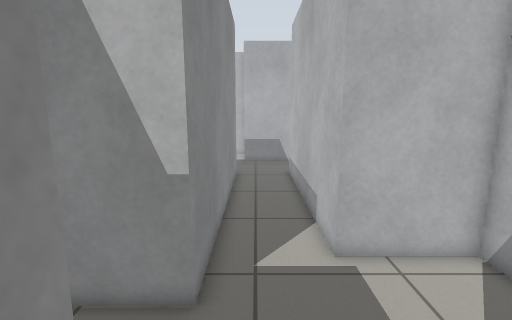
view 1 (above)

16 first-person views from a walk through a Gazebo world. The camera is 1.1 m above the floor, tilts 10° down and sees 85° across. The floor is counted in squares, 0.25 m on a side. Each view is taken from the middle of a square. On the plan, view 1 faces up. The plan holds only what a view shows up to about 20 squares ahead; the rest is blank.

view 2
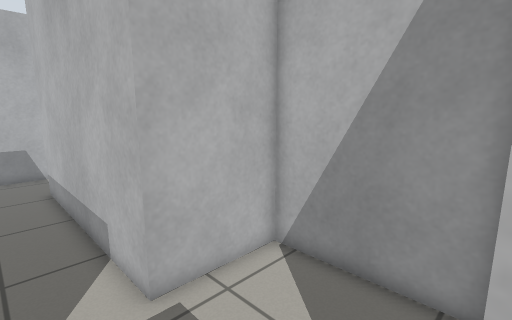

view 3
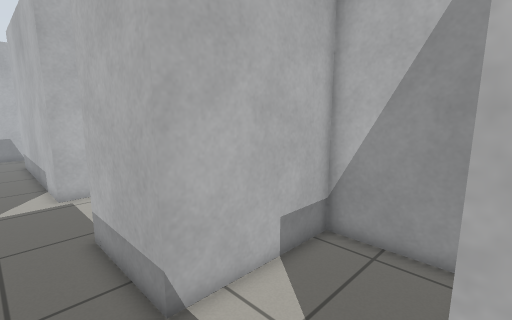

view 4
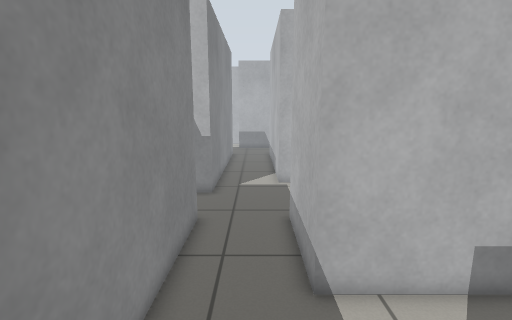

view 5
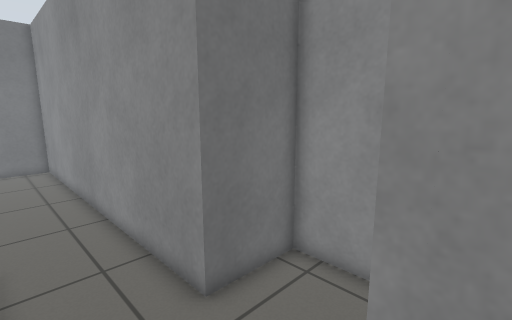

view 6
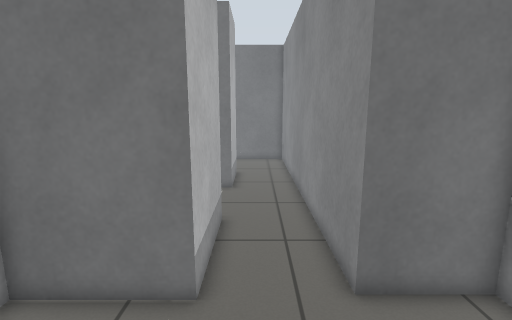

view 7
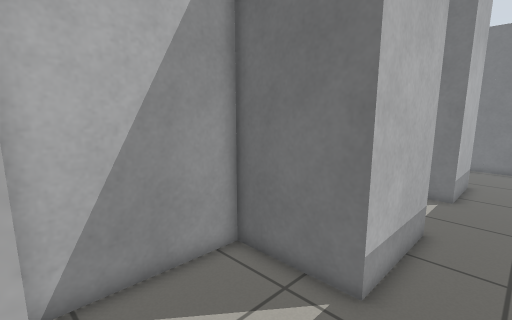

view 8
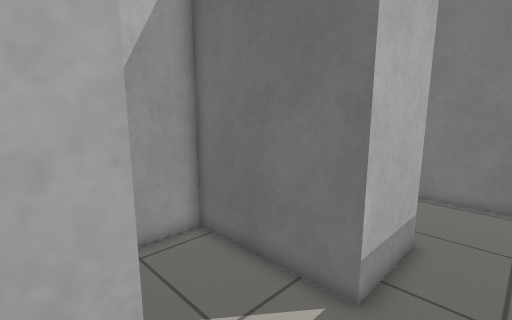

view 9
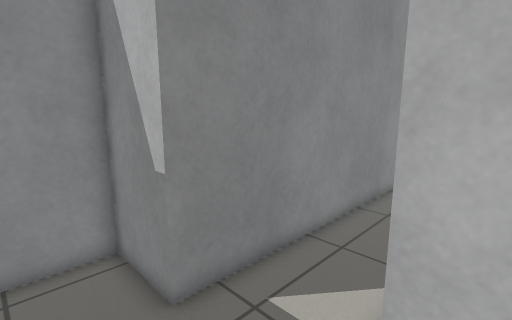

view 10
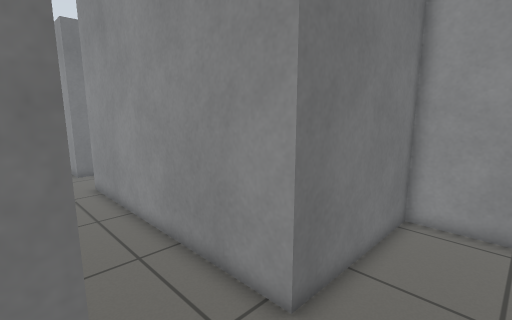

view 11
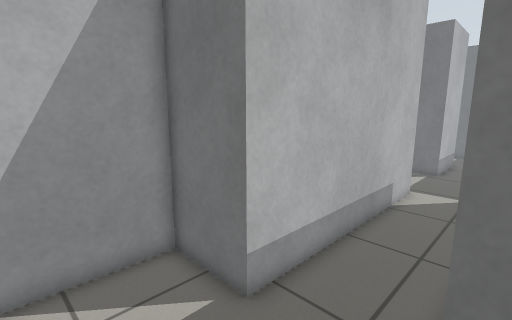

view 12
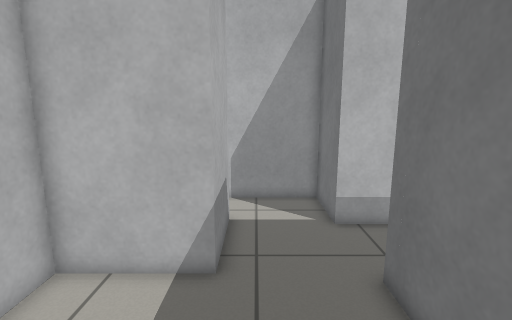

view 13
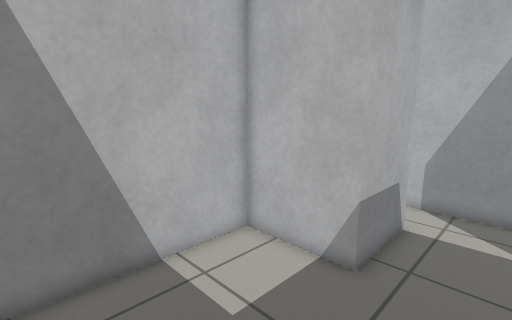

view 14
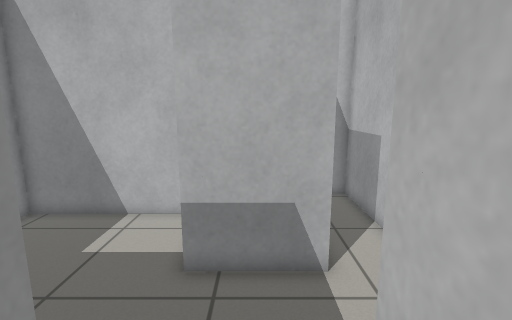

view 15
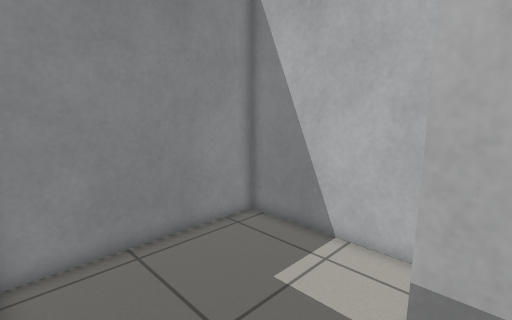

view 16
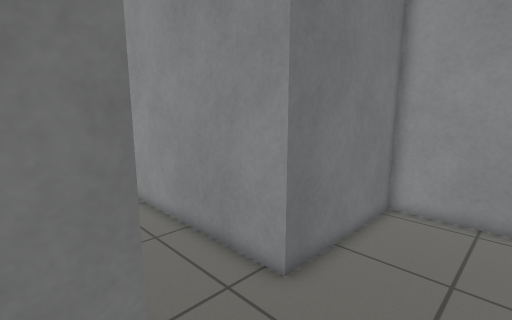

### Floor plan
Points are (right, up) in squares from view 1. A wall is a line through its corners. A room is listed if a view was taken in it or the views show most of it. See-through windows are left out.
Room 1 (views 1, 2, 5, 6, 7, 8, 9, 14, 15)
walls: (2.4, -2.9) (2.4, 2.1) (6.8, 2.1) (6.8, 7.9) (2.4, 7.9) (2.4, 19.9); (-1.4, 19.7) (-1.4, 5.7) (-4.8, 5.7) (-4.8, 1.9) (-1.4, 1.9) (-1.4, -3.6); (1.4, 24.1) (-1, 24.1)
ways out: opening at (0.5, -4) to room 2; opening at (2.5, 22) to room 3; opening at (-1, 22) to room 4
Room 2 (views 3, 4)
walls: (-1.4, -3.6) (-1.4, -11.5); (2.4, -11.7) (2.4, -7.7) (8.8, -7.7) (8.8, -2.9) (2.4, -2.9)
ways out: opening at (0.5, -4) to room 1; opening at (0.5, -11)
Room 3 (views 10, 16)
walls: (3.1, 24.1) (1.4, 24.1); (5.8, 26.9) (5.8, 31.5) (5, 31.5); (2.4, 19.9) (5.8, 19.9) (5.8, 25)
ways out: opening at (2.5, 22) to room 1
Room 4 (views 11, 12, 13)
walls: (-1, 24.1) (-1, 28.5) (-8.8, 28.5) (-8.8, 19.7) (-1.4, 19.7)
ways out: opening at (-1, 22) to room 1

Positions as (right, up) in squares from view 1, and headings:
1: (0, 0), facing up
2: (0, 2), facing up-right
3: (0, -8), facing up-right
4: (1, -9), facing up
5: (2, 7), facing down-left
6: (1, 8), facing down
7: (0, 8), facing down-right
8: (0, -2), facing down-right
9: (4, 3), facing up-left
10: (3, 23), facing down-left
11: (-2, 24), facing down-right
12: (-8, 23), facing right
13: (-8, 21), facing up-right
14: (1, 17), facing up
15: (0, 20), facing up-left
16: (4, 24), facing down-left
